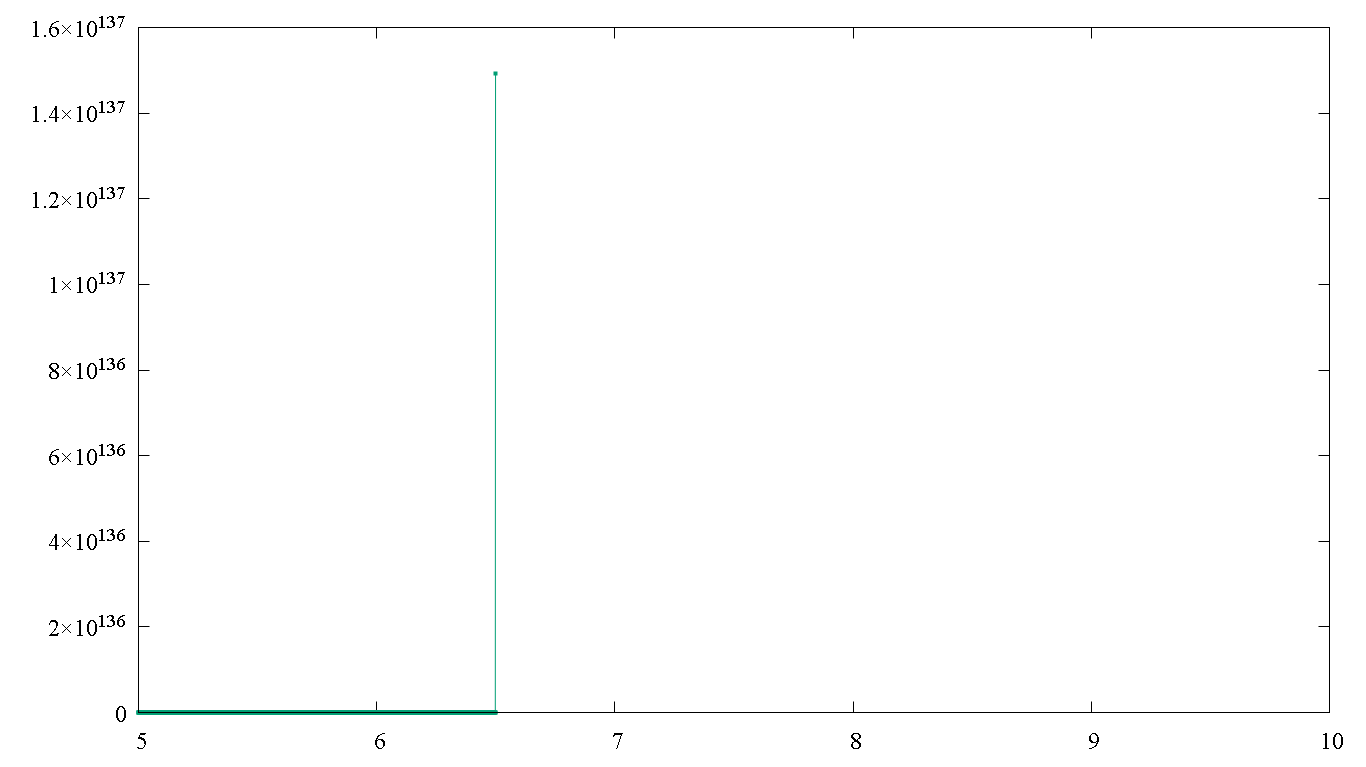

Write gnuplot code to recreate this figure.
set terminal pngcairo transparent enhanced color size 1366,767 font "times new roman, 18"
set output "RK2_2.png"

set samples 200
unset key

plot "datos2RK2.dat" index 0 using 3:1 with lp pt 5 ps 0.5 lc 2

unset output
